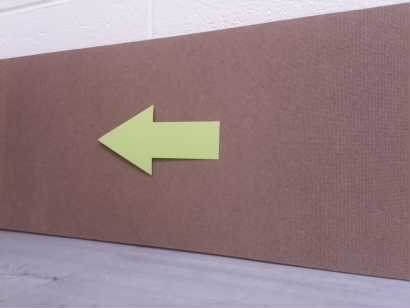
#> input picture lab_6/2025F_Gimgs/001.png, 410 x 308 px
$ python -i augmented_knn_train.py   (imports and definitions only)
#> lines starting #> are read from the running program, lines starting #| are printed output that depends on the picture
#> further down, picture is the input picture: shape (308, 410, 3); mean B, G, R 132, 127.4, 150.5
#!/usr/bin/env python3
import cv2
import argparse
import csv
import math
import numpy as np
import random
from img_preprocessing import get_bounding_box

def random_crop(img, min_crop_ratio=0.8, max_crop_ratio=0.95):
#> called with min_crop_ratio = 0.8, max_crop_ratio = 0.95
    h, w = img.shape[:2]
#> h = 308; w = 410
    crop_ratio = random.uniform(min_crop_ratio, max_crop_ratio)
    crop_h = max(1, int(h * crop_ratio))
#> crop_h = 285
    crop_w = max(1, int(w * crop_ratio))
#> crop_w = 379
    y = random.randint(0, h - crop_h)
#> y = 13
    x = random.randint(0, w - crop_w)
#> x = 2
    cropped = img[y:y + crop_h, x:x + crop_w]
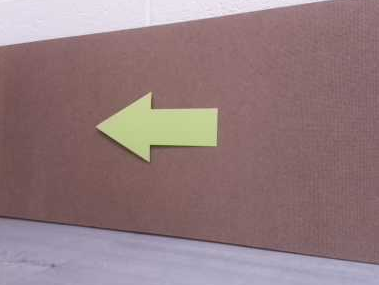
#> cropped: shape (285, 379, 3); mean B, G, R 126.5, 123, 147
    return cv2.resize(cropped, (w, h))

# [5 lines left out: function random_rotation, not called in this run]

def random_scaling(img, min_scale=0.85, max_scale=1.15):
#> called with min_scale = 0.85, max_scale = 1.15
    h, w = img.shape[:2]
#> h = 308; w = 410
    scale = random.uniform(min_scale, max_scale)
    M = cv2.getRotationMatrix2D((w / 2, h / 2), 0, scale)
#> M = [[0.928, 0, 14.83], [0, 0.928, 11.14]]
    return cv2.warpAffine(img, M, (w, h), flags=cv2.INTER_LINEAR, borderMode=cv2.BORDER_REPLICATE)
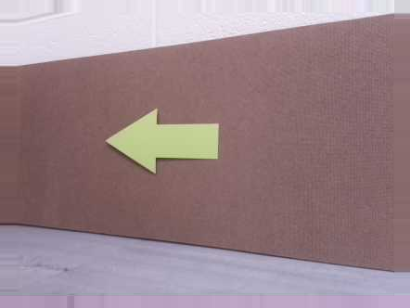
#> returned value: shape (308, 410, 3); mean of channels 0, 1, 2 137.7, 131.8, 154.3; drawn as B, G, R

def color_jitter(img, brightness_delta=20, contrast_min=0.85, contrast_max=1.15, sat_min=0.85, sat_max=1.15):
#> called with brightness_delta = 20, contrast_min = 0.85, contrast_max = 1.15, sat_min = 0.85, sat_max = 1.15
    jittered = img.astype(np.float32)
    contrast = random.uniform(contrast_min, contrast_max)
    brightness = random.uniform(-brightness_delta, brightness_delta)
    jittered = np.clip(jittered * contrast + brightness, 0, 255).astype(np.uint8)

    hsv = cv2.cvtColor(jittered, cv2.COLOR_BGR2HSV).astype(np.float32)
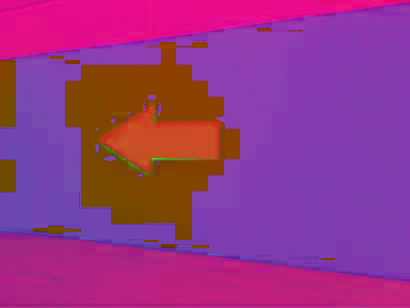
#> hsv: shape (308, 410, 3) float32; mean B, G, R 131.8, 53.2, 150.2
    sat_scale = random.uniform(sat_min, sat_max)
    hsv[:, :, 1] = np.clip(hsv[:, :, 1] * sat_scale, 0, 255)
    return cv2.cvtColor(hsv.astype(np.uint8), cv2.COLOR_HSV2BGR)

def augment_image(img):
    return [
        img,
        random_crop(img),
        #random_rotation(img),
        # cv2.flip(img, 1),
        # cv2.flip(img, 0),
        random_scaling(img),
        color_jitter(img),
    ]

# [122 lines left out: functions check_split_value_range, check_k_value, load_and_split_data, train_model, test_model, main, not called in this run]

# [2 lines not run here, left out]

>>> import cv2
>>> picture = cv2.imread('2025F_Gimgs/001.png')
>>> result = augment_image(picture)
#> result = 4 items

$ run again, on lab_6/2025F_Gimgs/004.png
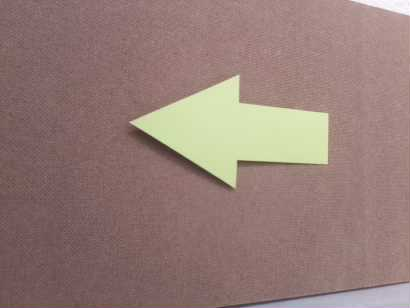
#> input picture lab_6/2025F_Gimgs/004.png, 410 x 308 px
#> picture is the input picture: shape (308, 410, 3); mean B, G, R 119.2, 124.7, 149.1
#> in random_crop, `cropped = img[y:y + crop_h, x:x + crop_w]`:
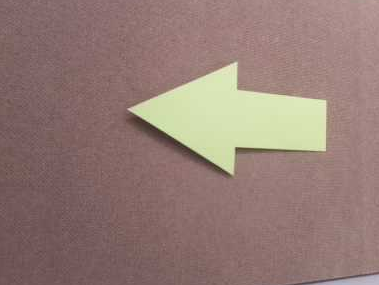
#> cropped: shape (285, 379, 3); mean B, G, R 117.1, 123.5, 147.8
#> in random_scaling, `h, w = img.shape[:2]`: h = 308; w = 410
#> M = [[0.928, 0, 14.83], [0, 0.928, 11.14]]
#> in color_jitter, `hsv = cv2.cvtColor(jittered, cv2.COLOR_BGR2HSV).astype(np.float32)`:
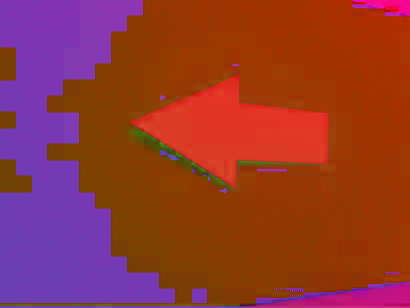
#> hsv: shape (308, 410, 3) float32; mean B, G, R 51.7, 56.1, 146.3
#> result = 4 items

$ run again, on lab_6/2025F_Gimgs/008.png
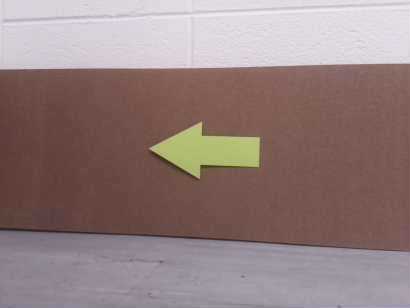
#> input picture lab_6/2025F_Gimgs/008.png, 410 x 308 px
#> picture is the input picture: shape (308, 410, 3); mean B, G, R 126.6, 127.3, 146.9
#> in random_crop, `cropped = img[y:y + crop_h, x:x + crop_w]`:
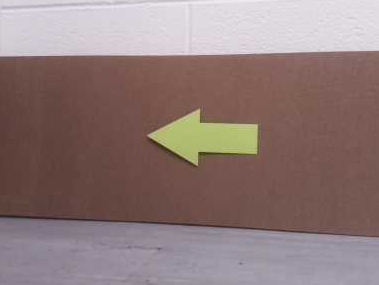
#> cropped: shape (285, 379, 3); mean B, G, R 121, 122.6, 143.2
#> in random_scaling, `h, w = img.shape[:2]`: h = 308; w = 410
#> M = [[0.928, 0, 14.83], [0, 0.928, 11.14]]
#> in color_jitter, `hsv = cv2.cvtColor(jittered, cv2.COLOR_BGR2HSV).astype(np.float32)`:
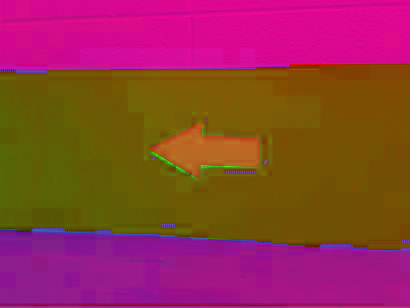
#> hsv: shape (308, 410, 3) float32; mean B, G, R 67.1, 55.8, 144.6
#> result = 4 items

$ run again, on lab_6/2025F_Gimgs/009.png
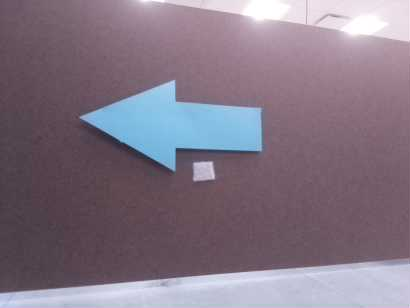
#> input picture lab_6/2025F_Gimgs/009.png, 410 x 308 px
#> picture is the input picture: shape (308, 410, 3); mean B, G, R 132.4, 117.8, 131.5
#> in random_crop, `cropped = img[y:y + crop_h, x:x + crop_w]`:
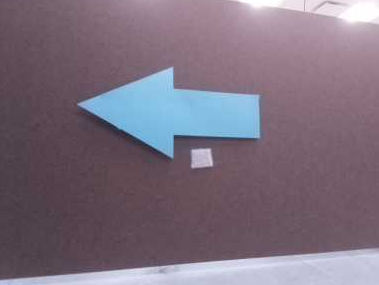
#> cropped: shape (285, 379, 3); mean B, G, R 125.7, 111, 124.7
#> in random_scaling, `h, w = img.shape[:2]`: h = 308; w = 410
#> M = [[0.928, 0, 14.83], [0, 0.928, 11.14]]
#> in color_jitter, `hsv = cv2.cvtColor(jittered, cv2.COLOR_BGR2HSV).astype(np.float32)`:
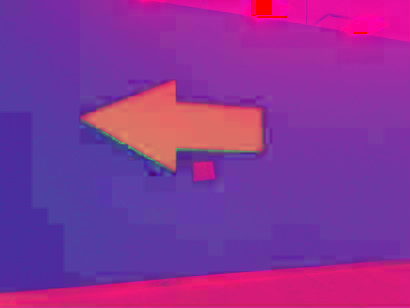
#> hsv: shape (308, 410, 3) float32; mean B, G, R 153.1, 50.4, 136.1
#> result = 4 items
